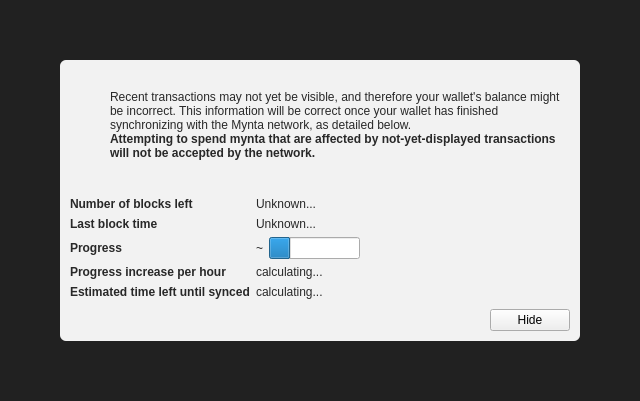
<?xml version="1.0" encoding="UTF-8"?>
<ui version="4.0">
 <class>ModalOverlay</class>
 <widget class="ModalOverlay" name="ModalOverlay">
  <property name="geometry">
   <rect>
    <x>0</x>
    <y>0</y>
    <width>640</width>
    <height>401</height>
   </rect>
  </property>
  <property name="windowTitle">
   <string>Form</string>
  </property>
  <layout class="QVBoxLayout" name="verticalLayout" stretch="0">
   <property name="sizeConstraint">
    <enum>QLayout::SetDefaultConstraint</enum>
   </property>
   <property name="leftMargin">
    <number>0</number>
   </property>
   <property name="topMargin">
    <number>0</number>
   </property>
   <property name="rightMargin">
    <number>0</number>
   </property>
   <property name="bottomMargin">
    <number>0</number>
   </property>
   <item>
    <widget class="QWidget" name="bgWidget" native="true">
     <property name="styleSheet">
      <string notr="true">#bgWidget { background: rgba(0,0,0,220); }</string>
     </property>
     <layout class="QVBoxLayout" name="verticalLayoutMain" stretch="1">
      <property name="leftMargin">
       <number>60</number>
      </property>
      <property name="topMargin">
       <number>60</number>
      </property>
      <property name="rightMargin">
       <number>60</number>
      </property>
      <property name="bottomMargin">
       <number>60</number>
      </property>
      <item>
       <widget class="QWidget" name="contentWidget" native="true">
        <property name="styleSheet">
         <string notr="true">#contentWidget { background: rgba(255,255,255,240); border-radius: 6px; }

QLabel { color: rgb(40,40,40);  }</string>
        </property>
        <layout class="QVBoxLayout" name="verticalLayoutSub" stretch="1,0,0,0">
         <property name="spacing">
          <number>0</number>
         </property>
         <property name="leftMargin">
          <number>10</number>
         </property>
         <property name="topMargin">
          <number>10</number>
         </property>
         <property name="rightMargin">
          <number>10</number>
         </property>
         <property name="bottomMargin">
          <number>10</number>
         </property>
         <item>
          <layout class="QHBoxLayout" name="horizontalLayoutIconText" stretch="0,1">
           <property name="topMargin">
            <number>20</number>
           </property>
           <item>
            <layout class="QVBoxLayout" name="verticalLayoutIcon">
             <property name="leftMargin">
              <number>0</number>
             </property>
             <item>
              <widget class="QPushButton" name="warningIcon">
               <property name="enabled">
                <bool>false</bool>
               </property>
               <property name="text">
                <string/>
               </property>
               <property name="icon">
                <iconset>
                 <normaloff>:/icons/warning</normaloff>
                 <disabledoff>:/icons/warning</disabledoff>:/icons/warning</iconset>
               </property>
               <property name="iconSize">
                <size>
                 <width>48</width>
                 <height>48</height>
                </size>
               </property>
               <property name="flat">
                <bool>true</bool>
               </property>
              </widget>
             </item>
             <item>
              <spacer name="verticalSpacerWarningIcon">
               <property name="orientation">
                <enum>Qt::Vertical</enum>
               </property>
               <property name="sizeHint" stdset="0">
                <size>
                 <width>20</width>
                 <height>40</height>
                </size>
               </property>
              </spacer>
             </item>
            </layout>
           </item>
           <item>
            <layout class="QVBoxLayout" name="verticalLayoutInfoText">
             <property name="leftMargin">
              <number>0</number>
             </property>
             <property name="topMargin">
              <number>0</number>
             </property>
             <item>
              <widget class="QLabel" name="infoText">
               <property name="text">
                <string>Recent transactions may not yet be visible, and therefore your wallet's balance might be incorrect. This information will be correct once your wallet has finished synchronizing with the Mynta network, as detailed below.</string>
               </property>
               <property name="textFormat">
                <enum>Qt::RichText</enum>
               </property>
               <property name="wordWrap">
                <bool>true</bool>
               </property>
              </widget>
             </item>
             <item>
              <widget class="QLabel" name="infoTextStrong">
               <property name="font">
                <font>
                 <weight>75</weight>
                 <bold>true</bold>
                </font>
               </property>
               <property name="text">
                <string>Attempting to spend mynta that are affected by not-yet-displayed transactions will not be accepted by the network.</string>
               </property>
               <property name="textFormat">
                <enum>Qt::RichText</enum>
               </property>
               <property name="wordWrap">
                <bool>true</bool>
               </property>
              </widget>
             </item>
             <item>
              <spacer name="verticalSpacerInTextSpace">
               <property name="orientation">
                <enum>Qt::Vertical</enum>
               </property>
               <property name="sizeHint" stdset="0">
                <size>
                 <width>20</width>
                 <height>40</height>
                </size>
               </property>
              </spacer>
             </item>
            </layout>
           </item>
          </layout>
         </item>
         <item>
          <spacer name="verticalSpacerAfterText">
           <property name="orientation">
            <enum>Qt::Vertical</enum>
           </property>
           <property name="sizeHint" stdset="0">
            <size>
             <width>20</width>
             <height>40</height>
            </size>
           </property>
          </spacer>
         </item>
         <item>
          <layout class="QFormLayout" name="formLayout">
           <property name="fieldGrowthPolicy">
            <enum>QFormLayout::FieldsStayAtSizeHint</enum>
           </property>
           <property name="horizontalSpacing">
            <number>6</number>
           </property>
           <property name="verticalSpacing">
            <number>6</number>
           </property>
           <property name="topMargin">
            <number>10</number>
           </property>
           <item row="0" column="0">
            <widget class="QLabel" name="labelNumberOfBlocksLeft">
             <property name="font">
              <font>
               <weight>75</weight>
               <bold>true</bold>
              </font>
             </property>
             <property name="text">
              <string>Number of blocks left</string>
             </property>
            </widget>
           </item>
           <item row="0" column="1">
            <widget class="QLabel" name="numberOfBlocksLeft">
             <property name="text">
              <string>Unknown...</string>
             </property>
            </widget>
           </item>
           <item row="1" column="0">
            <widget class="QLabel" name="labelLastBlockTime">
             <property name="font">
              <font>
               <weight>75</weight>
               <bold>true</bold>
              </font>
             </property>
             <property name="text">
              <string>Last block time</string>
             </property>
            </widget>
           </item>
           <item row="1" column="1">
            <widget class="QLabel" name="newestBlockDate">
             <property name="sizePolicy">
              <sizepolicy hsizetype="Maximum" vsizetype="Preferred">
               <horstretch>0</horstretch>
               <verstretch>0</verstretch>
              </sizepolicy>
             </property>
             <property name="text">
              <string>Unknown...</string>
             </property>
            </widget>
           </item>
           <item row="2" column="0">
            <widget class="QLabel" name="labelSyncDone">
             <property name="font">
              <font>
               <weight>75</weight>
               <bold>true</bold>
              </font>
             </property>
             <property name="text">
              <string>Progress</string>
             </property>
            </widget>
           </item>
           <item row="2" column="1">
            <layout class="QHBoxLayout" name="horizontalLayoutSync" stretch="0,1">
             <item>
              <widget class="QLabel" name="percentageProgress">
               <property name="text">
                <string notr="true">~</string>
               </property>
              </widget>
             </item>
             <item>
              <widget class="QProgressBar" name="progressBar">
               <property name="value">
                <number>24</number>
               </property>
               <property name="format">
                <string/>
               </property>
              </widget>
             </item>
            </layout>
           </item>
           <item row="4" column="0">
            <widget class="QLabel" name="labelProgressIncrease">
             <property name="font">
              <font>
               <weight>75</weight>
               <bold>true</bold>
              </font>
             </property>
             <property name="text">
              <string>Progress increase per hour</string>
             </property>
            </widget>
           </item>
           <item row="4" column="1">
            <widget class="QLabel" name="progressIncreasePerH">
             <property name="text">
              <string>calculating...</string>
             </property>
            </widget>
           </item>
           <item row="5" column="0">
            <widget class="QLabel" name="labelEstimatedTimeLeft">
             <property name="font">
              <font>
               <weight>75</weight>
               <bold>true</bold>
              </font>
             </property>
             <property name="text">
              <string>Estimated time left until synced</string>
             </property>
            </widget>
           </item>
           <item row="5" column="1">
            <widget class="QLabel" name="expectedTimeLeft">
             <property name="text">
              <string>calculating...</string>
             </property>
            </widget>
           </item>
          </layout>
         </item>
         <item>
          <layout class="QHBoxLayout" name="horizontalLayoutButtons">
           <property name="leftMargin">
            <number>10</number>
           </property>
           <property name="topMargin">
            <number>10</number>
           </property>
           <item>
            <widget class="QLabel" name="versionLabel">
             <property name="text">
              <string></string>
             </property>
            </widget>
           </item>
           <item>
            <spacer name="horizontalSpacer">
             <property name="orientation">
              <enum>Qt::Horizontal</enum>
             </property>
             <property name="sizeHint" stdset="0">
              <size>
               <width>40</width>
               <height>20</height>
              </size>
             </property>
            </spacer>
           </item>
           <item>
            <widget class="QPushButton" name="closeButton">
             <property name="text">
              <string>Hide</string>
             </property>
            </widget>
           </item>
          </layout>
         </item>
        </layout>
       </widget>
      </item>
     </layout>
    </widget>
   </item>
  </layout>
 </widget>
 <customwidgets>
  <customwidget>
   <class>ModalOverlay</class>
   <extends>QWidget</extends>
   <header>modaloverlay.h</header>
   <container>1</container>
  </customwidget>
 </customwidgets>
 <resources/>
 <connections/>
</ui>
